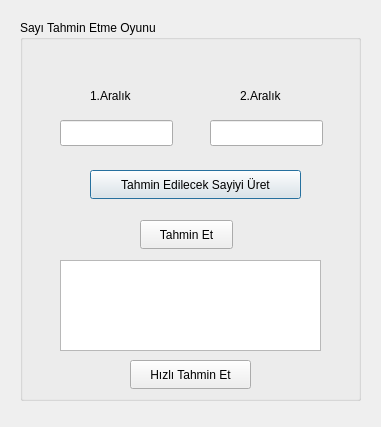
<?xml version="1.0" encoding="UTF-8"?>
<ui version="4.0">
 <class>Dialog</class>
 <widget class="QDialog" name="Dialog">
  <property name="geometry">
   <rect>
    <x>0</x>
    <y>0</y>
    <width>381</width>
    <height>427</height>
   </rect>
  </property>
  <property name="windowTitle">
   <string>Dialog</string>
  </property>
  <widget class="QGroupBox" name="groupBox">
   <property name="geometry">
    <rect>
     <x>20</x>
     <y>20</y>
     <width>341</width>
     <height>381</height>
    </rect>
   </property>
   <property name="title">
    <string>Sayı Tahmin Etme Oyunu</string>
   </property>
   <widget class="QLabel" name="label">
    <property name="geometry">
     <rect>
      <x>70</x>
      <y>60</y>
      <width>81</width>
      <height>31</height>
     </rect>
    </property>
    <property name="text">
     <string>1.Aralık</string>
    </property>
   </widget>
   <widget class="QLabel" name="label_2">
    <property name="geometry">
     <rect>
      <x>220</x>
      <y>60</y>
      <width>81</width>
      <height>31</height>
     </rect>
    </property>
    <property name="text">
     <string>2.Aralık</string>
    </property>
   </widget>
   <widget class="QTextBrowser" name="textBrowser">
    <property name="geometry">
     <rect>
      <x>40</x>
      <y>240</y>
      <width>261</width>
      <height>91</height>
     </rect>
    </property>
   </widget>
   <widget class="QLineEdit" name="line1aralik">
    <property name="geometry">
     <rect>
      <x>40</x>
      <y>100</y>
      <width>113</width>
      <height>26</height>
     </rect>
    </property>
   </widget>
   <widget class="QLineEdit" name="line2aralik">
    <property name="geometry">
     <rect>
      <x>190</x>
      <y>100</y>
      <width>113</width>
      <height>26</height>
     </rect>
    </property>
   </widget>
   <widget class="QPushButton" name="tahminsayi">
    <property name="geometry">
     <rect>
      <x>70</x>
      <y>150</y>
      <width>211</width>
      <height>29</height>
     </rect>
    </property>
    <property name="text">
     <string>Tahmin Edilecek Sayiyi Üret</string>
    </property>
   </widget>
   <widget class="QPushButton" name="tahminet">
    <property name="enabled">
     <bool>true</bool>
    </property>
    <property name="geometry">
     <rect>
      <x>120</x>
      <y>200</y>
      <width>93</width>
      <height>29</height>
     </rect>
    </property>
    <property name="text">
     <string>Tahmin Et</string>
    </property>
   </widget>
   <widget class="QPushButton" name="hizlitahmin">
    <property name="geometry">
     <rect>
      <x>110</x>
      <y>340</y>
      <width>121</width>
      <height>29</height>
     </rect>
    </property>
    <property name="text">
     <string>Hızlı Tahmin Et</string>
    </property>
   </widget>
  </widget>
 </widget>
 <resources/>
 <connections/>
</ui>
